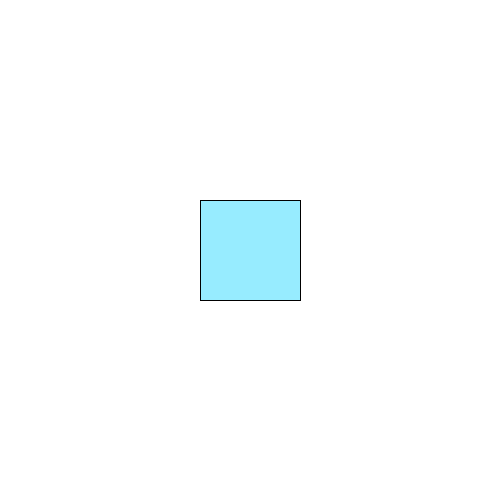
Frame 1 (no input)
Frame 60 (the mouse pressed at the canvas centre just before this capture): identical to frame 1, image omitted
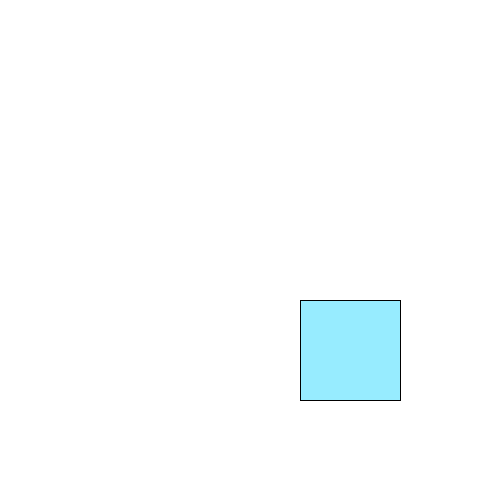
Frame 120 (the mouse held since frame 60 and released just before this capture)

The Processing sketch that drew these frames (run headless with seeded random() and noise(); from frame 60 on, the mouse is pressed at the canvas centre):

// Processing sketch: moving_rectangle
// ── moving_rectangle.pde
void setup(){
  size(500,500);
}

void draw(){
  background(255);
  fill(123,231,255,200);
  if(mouseX<300 && mouseX> 200 && mouseY>200 && mouseY<300){
    rect(300,300,100,100);
  } else{
    rect(200,200,100,100);
  }
}
